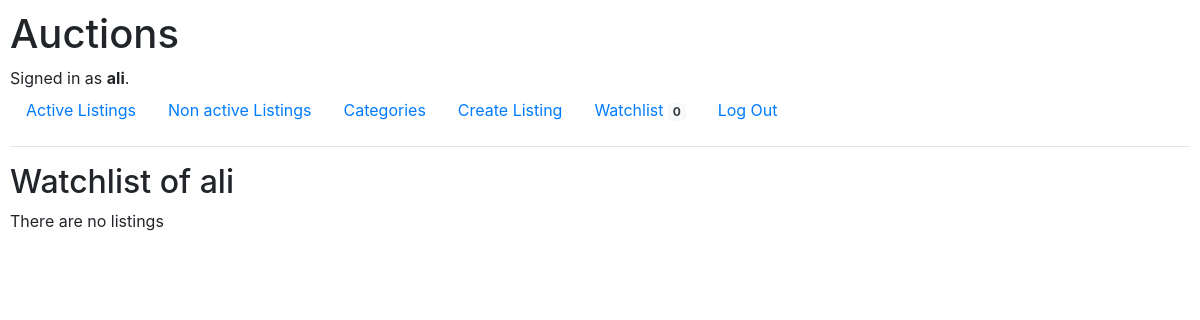
Page /watchlist (signed in) on the earlier database version.
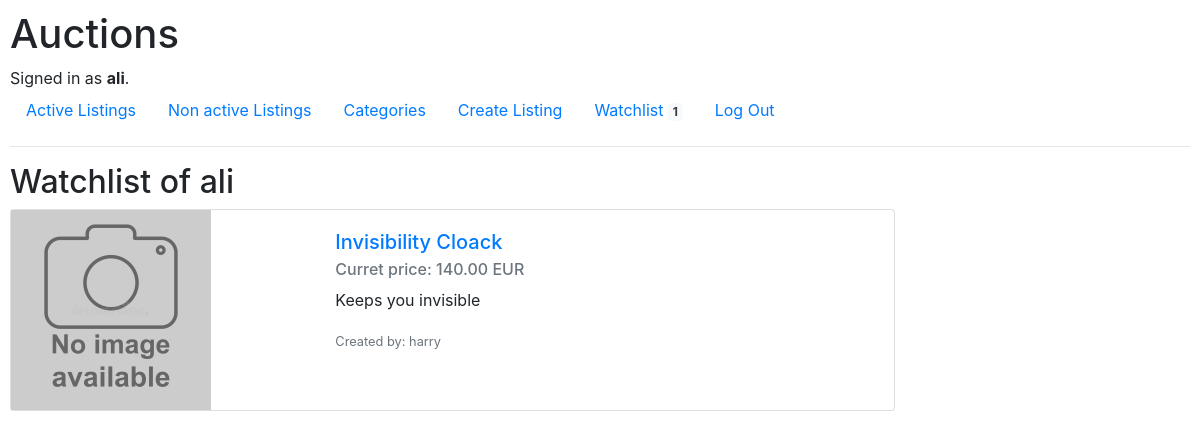
Same page on the later database version.
### auctions/models.py (models this page shows, shortened)
class User(AbstractUser):
    def AmountWatchlist(self):
        return self.wishes_per_user.count()

class Auction_listing(models.Model):
    title = CharField(max_length=64)
    initial_price = DecimalField(max_digits=10, decimal_places=2)
    description = TextField(blank=True)
    creator = ForeignKey(User, on_delete=models.CASCADE, related_name="created_listings")
    winner = ForeignKey(User, on_delete=models.CASCADE, related_name="won_listings", blank=True, null=True)
    is_active = BooleanField(default=True)
    categories = ManyToManyField(Category, blank=True, related_name="listings_per_category")
    in_watch_list = ManyToManyField(User, blank=True, related_name="wishes_per_user")
    image = models.ImageField(
        upload_to='images/',
        blank=True,
        null=True,
        editable=True
        )
    def HighestBid(self):
        if self.bids_by_listing.exists():
            max_bids_amount = self.bids_by_listing.all().aggregate(Max('amount'))['amount__max']
            return self.bids_by_listing.all().get(amount = max_bids_amount)
        else:
            return None
    def current_price(self):
        if self.HighestBid():
            return self.HighestBid().amount
        else:
            return self.initial_price

class Bid(models.Model):
    amount = DecimalField(max_digits=10, decimal_places=2)
    listing = ForeignKey(Auction_listing, on_delete=models.CASCADE, related_name="bids_by_listing")
    user = ForeignKey(User, on_delete=models.CASCADE, related_name='bids_by_user')

### auctions/views.py (the view)
# urls.py: path("watchlist", views.watchlist, name="watchlist"),
def watchlist(request):
    watchlist = request.user.wishes_per_user.all()
    return render(request, "auctions/watchlist.html",{
        "watchlist": watchlist
    }
    )

### auctions/templates/auctions/watchlist.html (shortened to what this page needs)
{% extends "auctions/layout.html" %}
{% block body %}
    <h2>Watchlist of {{ user.username }}</h2>
    {% for listing in watchlist %}
        {% include 'auctions/listing_card.html' %}
    {% empty %}
        There are no listings
    {% endfor %}
{% endblock %}

### auctions/templates/auctions/layout.html (shortened to what this page needs)
{% load static %}
<!DOCTYPE html>
<html lang="en">
    <head>
        <link rel="stylesheet" href="https://stackpath.bootstrapcdn.com/bootstrap/4.4.1/css/bootstrap.min.css">
        <link href="{% static 'auctions/styles.css' %}" rel="stylesheet">
    </head>
    <body>
        <h1>Auctions</h1>
        <div>
            {% if user.is_authenticated %}
                Signed in as <strong>{{ user.username }}</strong>.
            {% else %}
                Not signed in.
            {% endif %}
        </div>
        <ul class="nav">
            <li class="nav-item">
                <a class="nav-link" href="{% url 'index' %}">Active Listings</a>
            </li>
            <li class="nav-item">
                <a class="nav-link" href="{% url 'non_active_listings' %}">Non active Listings</a>
            </li>
            <li class="nav-item">
                <a class="nav-link" href="{% url 'categories' %}">Categories</a>
            </li>
            {% if user.is_authenticated %}
                <li class="nav-item">
                    <a class="nav-link" href="{% url 'create_listing' %}">Create Listing</a>
                </li>
                <li class="nav-item">
                    <a class="nav-link" href="{% url 'watchlist' %}">Watchlist <span class="badge bg-light text-dark">{{user.AmountWatchlist}}</span> </a>
                </li>
                <li class="nav-item">
                    <a class="nav-link" href="{% url 'logout' %}">Log Out</a>
                </li>
            {% endif %}
        </ul>
        <hr>
        {% block body %}
        {% endblock %}
    </body>
</html>

### auctions/templates/auctions/listing_card.html
<div class="card mb-3" style="max-width: 75%;">
    <div class="row g-0" >
        {% if listing.image %}
        <div class="col-md-4">
            <img src="{{listing.image.url}}" class="img-fluid rounded-start" alt="..." style="width: 100% \9; max-height: 200px;">
        </div>
        {% else %}
        <div class="col-md-4">
            {% load static %}<img src="{% static 'auctions/no-image-available-icon.jpeg' %}" class="img-fluid rounded-start" alt="..." style="width: 100% \9; max-height: 200px;">
        </div>
        {% endif %}
        <div class="col-md-8">
            <div class="card-body">
                <a href="{% url 'listing_page' listing.id%}">
                    <h5 class="card-title">{{ listing.title }}</h5>
                </a>
                <h6 class="card-subtitle mb-2 text-muted"> Curret price: {{listing.current_price }} EUR</h6>
                {% if listing.description %}
                    <p class="card-text">{{listing.description}}</p>
                {% else %}
                    <p class="card-text">No description for this item</p>
                {% endif %}
                <p class="card-text"><small class="text-muted">Created by: {{ listing.creator }}</small></p>
            </div>
        </div>
    </div>
</div>

Differences in the rows shown:
changed User "ali": AmountWatchlist "0" → "1"
now on this page (row unchanged): Auction_listing: title "Invisibility Cloack", current_price "140.00", description "Keeps you invisible", creator "harry"
Other differences:
text no longer shown: "There are no listings"
